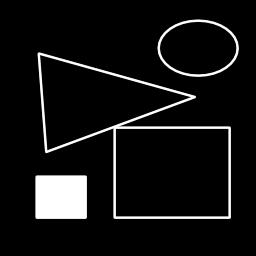
#> input picture geometry_test.png, 256 x 256 px
$ python example_usage.py
#> lines starting #> are read from the running program, lines starting #| are printed output that depends on the picture
#> further down, image is the input picture: shape (256, 256); min 0, max 255, mean 18.8
### dradon.py
from dataclasses import dataclass
import numpy as np


@dataclass
class Line:
    angle: float
    shift: float

    # eq: shift = x cos(angle) + y sin(angle)
    # x = j - w // 2
    # y = h // 2 - i

    def points(self, h, w):
        if np.pi / 4 < self.angle < 3 * np.pi / 4:
            # iterate over x, compute y
            k = - 1 / np.tan(self.angle)
            b = self.shift / np.sin(self.angle)
            for j in range(w):
                x = j - w // 2
                y = round(k * x + b)
                i = h // 2 - y
                if 0 <= i < h:
                    yield i, j
        else:
            # iterate over y, compute x
            k = - np.tan(self.angle)
            b = self.shift / np.cos(self.angle)
            for i in range(h):
                y = h // 2 - i
                x = round(k * y + b)
                j = x + w // 2
                if 0 <= j < w:
                    yield i, j


def dradon(image, out_shape=None):
    if not isinstance(image, np.ndarray):
        raise TypeError('image must be a numpy ndarray')
    if image.ndim != 2:
        raise ValueError('The input image must be 2-D')

    h, w = image.shape
#> h = 256; w = 256
    diag = np.sqrt(h * h + w * w)
#> diag = 362

    if out_shape is not None:
        if not isinstance(out_shape, tuple):
            raise TypeError('out_shape must be a tuple or None')
        if len(out_shape) != 2:
            raise ValueError('out_shape must be a tuple of 2 ints')

        out_h, out_w = out_shape

        if not isinstance(out_h, int) or not isinstance(out_w, int):
            raise ValueError('out_shape must be a tuple of 2 ints')

    else:  # if out_shape is None
        out_h = out_w = round(diag)
#> out_h = 362; out_w = 362
        out_shape = (out_h, out_w)
#> out_shape = (362, 362)

    radon_image = np.zeros(out_shape)

    angle_step = np.pi / out_h
#> angle_step = 0.00868
    shift_step = diag / out_w
#> shift_step = 1
    # angle in [0, pi), shift in [-diag/2, diag/2]

    print('Calculating DRT: iteration', end=' ')
    for a in range(out_h):
        print(a, end=' ', flush=True)
        for s in range(out_w):
            line = Line(a * angle_step, (s - out_w // 2) * shift_step)
            radon_image[a, s] = 0
            for i, j in line.points(h, w):
                radon_image[a, s] += image[i, j]
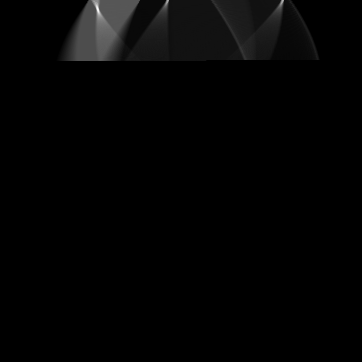
#> radon_image: shape (362, 362) float64; min 0, max 36553, mean 545.2; drawn with min black and max white
    print('Done')

    # normalization for proper visualization
    max_val = radon_image.max()
    if max_val > 0:
        radon_image /= max_val

    return radon_image, shift_step


# [32 lines left out: functions get_lines_from_radon_image, draw_lines, not called in this run]

### example_usage.py
import cv2
from dradon import dradon, get_lines_from_radon_image, draw_lines


image = cv2.imread('geometry_test.png', cv2.IMREAD_GRAYSCALE)
#> (the run stopped early here; a loop or call above may not have finished)
